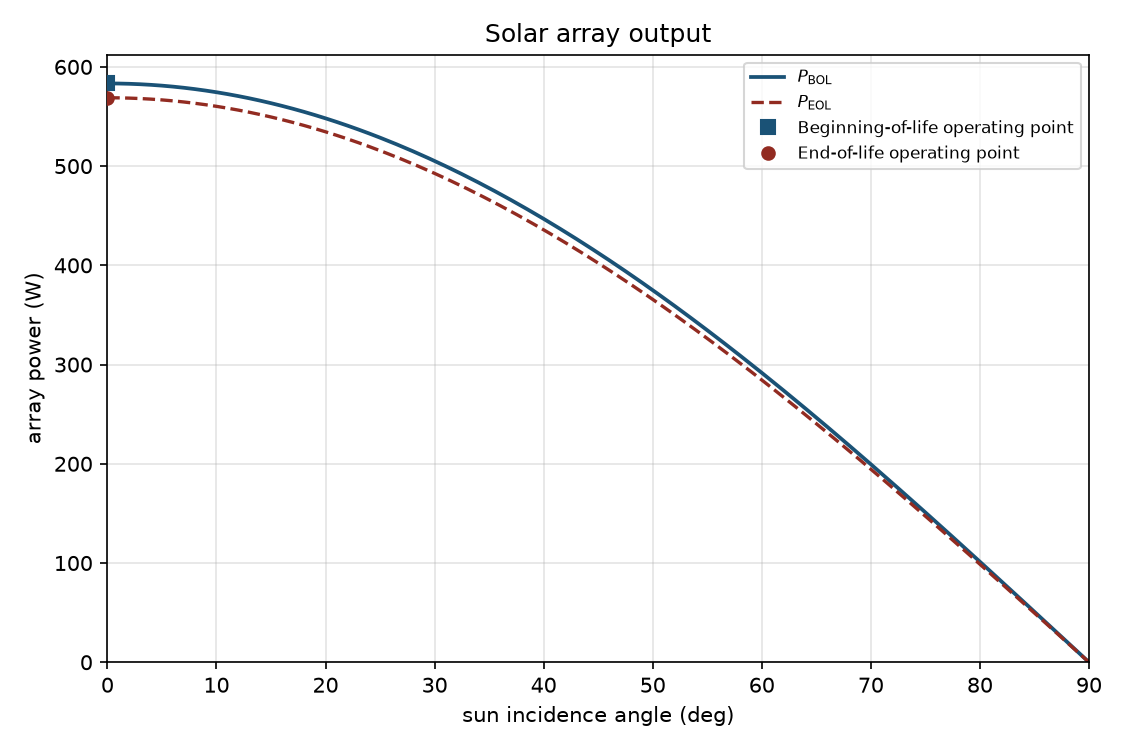

Recreate this plot in Python.
#!/usr/bin/env python3
"""Flat-plate spacecraft solar-array power (BOL, EOL, orbit average).

Ideal packed power is solar_array_ideal_power. Instantaneous BOL power is
solar_array_bol_power or solar_array_bol_power_from_specific. Life remaining
is solar_array_life_degradation. EOL is solar_array_eol_power. Orbit average
is solar_array_orbit_average_power with circular_orbit_eclipse_fraction when
orbit radius and beta are given. Cosine irradiance is
flat_plate_solar_irradiance.
"""

from __future__ import annotations

import argparse
import math
import sys
import tempfile
from dataclasses import dataclass
from pathlib import Path

CHECK_TOL = 1e-9
PLOT_TITLE = "Solar array output"
N_CURVE = 181
S_1AU = 1361.6
R0_EARTH = 6.378137e6
SKILL_DIR = Path(__file__).resolve().parent
ASSUMPTIONS = (
    "flat-plate solar array; cosine incidence only "
    "(flat_plate_solar_irradiance G = S*cos(theta); edge effects beyond "
    "about 40 deg from NASA SP-8074 are omitted); "
    "ideal packed power is solar_array_ideal_power P0 = S*A*eta*Fp; "
    "BOL power is solar_array_bol_power "
    "P_BOL = S*A*eta*Fp*Id*cos(theta), or "
    "solar_array_bol_power_from_specific when --specific-power replaces "
    "S*eta*Fp; "
    "life remaining is solar_array_life_degradation Ld = (1 - d)**L; "
    "EOL is solar_array_eol_power P_EOL = P_BOL*Ld; "
    "orbit average is solar_array_orbit_average_power "
    "P_avg = P*(1 - fe) with constant sunlit power and zero in eclipse; "
    "circular cylindrical-umbra eclipse fraction is "
    "circular_orbit_eclipse_fraction "
    "fe = acos(sqrt(1-(re/r)**2)/cos(beta))/pi when "
    "|beta| < asin(re/r), else fe = 0; "
    f"default 1 AU solar constant S = {S_1AU:g} W/m^2 (NASA GSFC / TSIS-1); "
    f"default planet radius R0 = {R0_EARTH:g} m (WGS 84 equatorial); "
    "no temperature, spectral, albedo, or penumbra model"
)


@dataclass(frozen=True)
class Solution:
    area: float
    solar_constant: float
    incidence: float
    packing: float
    inherent: float
    life_rate: float
    years: float
    life_factor: float
    power_source: str
    efficiency: float | None
    specific_power: float | None
    p0: float
    p_bol: float
    p_eol: float
    eclipse_fraction: float
    eclipse_source: str
    p_avg_bol: float
    p_avg_eol: float
    orbit_radius: float | None
    planet_radius: float | None
    beta: float | None
    irradiance: float


def print_kv(key: str, value: object) -> None:
    if isinstance(value, float):
        text = f"{value:.8g}"
    else:
        text = str(value)
    print(f"{key}: {text}")


def require_finite(name: str, value: float) -> None:
    if not math.isfinite(value):
        raise ValueError(f"{name} must be finite")


def require_positive(name: str, value: float) -> None:
    require_finite(name, value)
    if value <= 0.0:
        raise ValueError(f"{name} must be > 0")


def require_unit_interval(name: str, value: float) -> None:
    require_finite(name, value)
    if value <= 0.0 or value > 1.0:
        raise ValueError(f"{name} must be finite and in (0, 1]")


def cosine_factor(theta: float) -> float:
    """Non-negative cosine for a lit flat plate; dark when |theta| > pi/2."""
    require_finite("incidence angle", theta)
    factor = math.cos(theta)
    return factor if factor > 0.0 else 0.0


def flat_plate_solar_irradiance(solar_constant: float, theta: float) -> float:
    """flat_plate_solar_irradiance."""
    return solar_constant * cosine_factor(theta)


def solar_array_ideal_power(
    solar_constant: float, area: float, efficiency: float, packing: float
) -> float:
    """solar_array_ideal_power."""
    return solar_constant * area * efficiency * packing


def solar_array_bol_power(
    solar_constant: float,
    area: float,
    efficiency: float,
    packing: float,
    inherent: float,
    theta: float,
) -> float:
    """solar_array_bol_power."""
    return (
        solar_constant
        * area
        * efficiency
        * packing
        * inherent
        * cosine_factor(theta)
    )


def solar_array_bol_power_from_specific(
    specific_power: float, area: float, inherent: float, theta: float
) -> float:
    """solar_array_bol_power_from_specific."""
    return specific_power * area * inherent * cosine_factor(theta)


def solar_array_life_degradation(rate: float, years: float) -> float:
    """solar_array_life_degradation."""
    return (1.0 - rate) ** years


def solar_array_eol_power(bol_power: float, life_factor: float) -> float:
    """solar_array_eol_power."""
    return bol_power * life_factor


def solar_array_orbit_average_power(power: float, eclipse_fraction: float) -> float:
    """solar_array_orbit_average_power."""
    return power * (1.0 - eclipse_fraction)


def circular_orbit_eclipse_fraction(
    planet_radius: float, orbit_radius: float, beta: float
) -> float:
    """circular_orbit_eclipse_fraction when an eclipse exists; else 0."""
    require_positive("planet radius", planet_radius)
    require_positive("orbit radius", orbit_radius)
    require_finite("beta angle", beta)
    if orbit_radius <= planet_radius:
        raise ValueError("orbit radius must exceed the planet radius")
    ratio = planet_radius / orbit_radius
    beta_star = math.asin(ratio)
    if abs(beta) >= beta_star:
        return 0.0
    argument = math.sqrt(1.0 - ratio * ratio) / math.cos(beta)
    if argument > 1.0:
        argument = 1.0
    if argument < -1.0:
        argument = -1.0
    return math.acos(argument) / math.pi


def evaluate(
    area: float,
    solar_constant: float,
    theta: float,
    packing: float,
    inherent: float,
    life_rate: float,
    years: float,
    efficiency: float | None,
    specific_power: float | None,
    eclipse_fraction: float | None,
    orbit_radius: float | None,
    planet_radius: float | None,
    beta: float | None,
) -> Solution:
    require_positive("array area", area)
    require_positive("solar constant", solar_constant)
    require_unit_interval("packing factor", packing)
    require_unit_interval("inherent degradation", inherent)
    require_finite("life degradation rate", life_rate)
    if life_rate < 0.0 or life_rate >= 1.0:
        raise ValueError("life degradation rate must be in [0, 1)")
    require_finite("mission years", years)
    if years < 0.0:
        raise ValueError("mission years must be >= 0")

    if efficiency is not None and specific_power is not None:
        raise ValueError("pass --efficiency or --specific-power, not both")
    if efficiency is None and specific_power is None:
        raise ValueError("requires --efficiency or --specific-power")

    if efficiency is not None:
        require_unit_interval("cell efficiency", efficiency)
        power_source = "efficiency"
        p0 = solar_array_ideal_power(solar_constant, area, efficiency, packing)
        p_bol = solar_array_bol_power(
            solar_constant, area, efficiency, packing, inherent, theta
        )
        psa = None
    else:
        assert specific_power is not None
        require_positive("specific power", specific_power)
        if abs(packing - 1.0) > CHECK_TOL:
            raise ValueError(
                "--packing applies only with --efficiency; "
                "--specific-power already includes packing"
            )
        power_source = "specific_power"
        p0 = specific_power * area
        p_bol = solar_array_bol_power_from_specific(
            specific_power, area, inherent, theta
        )
        psa = specific_power
        efficiency = None

    life_factor = solar_array_life_degradation(life_rate, years)
    p_eol = solar_array_eol_power(p_bol, life_factor)

    if eclipse_fraction is not None and (
        orbit_radius is not None or beta is not None
    ):
        raise ValueError(
            "pass --eclipse-fraction, or orbit radius with --beta, not both"
        )

    if eclipse_fraction is not None:
        require_finite("eclipse fraction", eclipse_fraction)
        if eclipse_fraction < 0.0 or eclipse_fraction >= 1.0:
            raise ValueError("eclipse fraction must be in [0, 1)")
        fe = eclipse_fraction
        eclipse_source = "input"
        used_r = None
        used_re = None
        used_beta = None
    elif orbit_radius is not None or beta is not None:
        if orbit_radius is None or beta is None:
            raise ValueError("orbit eclipse path requires orbit radius and --beta")
        re = planet_radius if planet_radius is not None else R0_EARTH
        fe = circular_orbit_eclipse_fraction(re, orbit_radius, beta)
        eclipse_source = "orbit"
        used_r = orbit_radius
        used_re = re
        used_beta = beta
    else:
        fe = 0.0
        eclipse_source = "none"
        used_r = None
        used_re = None
        used_beta = None

    return Solution(
        area=area,
        solar_constant=solar_constant,
        incidence=theta,
        packing=packing,
        inherent=inherent,
        life_rate=life_rate,
        years=years,
        life_factor=life_factor,
        power_source=power_source,
        efficiency=efficiency,
        specific_power=psa,
        p0=p0,
        p_bol=p_bol,
        p_eol=p_eol,
        eclipse_fraction=fe,
        eclipse_source=eclipse_source,
        p_avg_bol=solar_array_orbit_average_power(p_bol, fe),
        p_avg_eol=solar_array_orbit_average_power(p_eol, fe),
        orbit_radius=used_r,
        planet_radius=used_re,
        beta=used_beta,
        irradiance=flat_plate_solar_irradiance(solar_constant, theta),
    )


def linspace(start: float, stop: float, count: int) -> list[float]:
    if count == 1:
        return [start]
    step = (stop - start) / (count - 1)
    return [start + step * i for i in range(count)]


def ensure_matplotlib():
    try:
        import matplotlib

        if "matplotlib.pyplot" not in sys.modules:
            matplotlib.use("Agg")
        import matplotlib.pyplot as plt
    except ImportError as exc:
        raise ValueError("matplotlib is required to plot solar array output") from exc
    return plt


def write_plot(result: Solution, out_path: Path) -> None:
    plt = ensure_matplotlib()
    angles = linspace(0.0, 0.5 * math.pi, N_CURVE)
    if result.power_source == "efficiency":
        assert result.efficiency is not None
        bol = [
            solar_array_bol_power(
                result.solar_constant,
                result.area,
                result.efficiency,
                result.packing,
                result.inherent,
                angle,
            )
            for angle in angles
        ]
    else:
        assert result.specific_power is not None
        bol = [
            solar_array_bol_power_from_specific(
                result.specific_power,
                result.area,
                result.inherent,
                angle,
            )
            for angle in angles
        ]
    eol = [solar_array_eol_power(power, result.life_factor) for power in bol]
    deg = [math.degrees(angle) for angle in angles]

    fig, ax = plt.subplots(1, 1, figsize=(7.5, 5.0))
    ax.plot(deg, bol, color="#1a5276", linewidth=1.8, label=r"$P_{\mathrm{BOL}}$")
    ax.plot(deg, eol, color="#922b21", linewidth=1.6, linestyle="--", label=r"$P_{\mathrm{EOL}}$")
    ax.plot(
        math.degrees(result.incidence),
        result.p_bol,
        "s",
        color="#1a5276",
        markersize=7,
        zorder=5,
        label="Beginning-of-life operating point",
    )
    ax.plot(
        math.degrees(result.incidence),
        result.p_eol,
        "o",
        color="#922b21",
        markersize=6,
        zorder=5,
        label="End-of-life operating point",
    )
    ax.set_xlabel("sun incidence angle (deg)")
    ax.set_ylabel("array power (W)")
    ax.set_title(PLOT_TITLE)
    ax.grid(True, alpha=0.35)
    ax.legend(loc="best", fontsize=8)
    ax.set_xlim(0.0, 90.0)
    ax.set_ylim(bottom=0.0)
    fig.tight_layout()
    out_path.parent.mkdir(parents=True, exist_ok=True)
    try:
        fig.savefig(out_path, dpi=150)
    except OSError as exc:
        plt.close(fig)
        raise ValueError(f"could not write the plot: {exc}") from exc
    plt.close(fig)


def emit(result: Solution, graph: Path | None) -> None:
    print_kv("title", PLOT_TITLE)
    print_kv("assumptions", ASSUMPTIONS)
    print_kv("power_source", result.power_source)
    print_kv("A_m2", result.area)
    print_kv("S_W_m2", result.solar_constant)
    print_kv("theta_rad", result.incidence)
    print_kv("theta_deg", math.degrees(result.incidence))
    print_kv("G_W_m2", result.irradiance)
    print_kv("Fp", result.packing)
    print_kv("Id", result.inherent)
    if result.efficiency is not None:
        print_kv("eta", result.efficiency)
    if result.specific_power is not None:
        print_kv("psa_W_m2", result.specific_power)
    print_kv("P0_W", result.p0)
    print_kv("P_BOL_W", result.p_bol)
    print_kv("d_per_year", result.life_rate)
    print_kv("L_year", result.years)
    print_kv("Ld", result.life_factor)
    print_kv("P_EOL_W", result.p_eol)
    print_kv("eclipse_source", result.eclipse_source)
    print_kv("fe", result.eclipse_fraction)
    if result.orbit_radius is not None:
        print_kv("r_m", result.orbit_radius)
        print_kv("re_m", result.planet_radius)
        print_kv("beta_rad", result.beta)
        print_kv("beta_deg", math.degrees(float(result.beta)))
    print_kv("P_avg_BOL_W", result.p_avg_bol)
    print_kv("P_avg_EOL_W", result.p_avg_eol)
    if result.eclipse_source == "none":
        print_kv(
            "warning",
            "eclipse fraction was not supplied; orbit-average power equals "
            "instantaneous sunlit power (fe = 0)",
        )
    if graph is not None:
        print_kv("graph", str(graph))


def fail(message: str) -> int:
    print(f"CHECK FAIL: {message}", file=sys.stderr)
    return 1


def close(actual: float, expected: float, tol: float = CHECK_TOL) -> bool:
    scale = max(abs(expected), 1.0)
    return abs(actual - expected) <= tol * scale


def capture(argv: list[str]) -> tuple[int, str, str]:
    from io import StringIO

    out = StringIO()
    err = StringIO()
    old_out, old_err = sys.stdout, sys.stderr
    sys.stdout, sys.stderr = out, err
    try:
        code = main(argv)
    finally:
        sys.stdout, sys.stderr = old_out, old_err
    return code, out.getvalue(), err.getvalue()


def run_check() -> int:
    if not close(flat_plate_solar_irradiance(1000.0, math.pi / 3.0), 500.0):
        return fail("cosine irradiance at 60 deg")
    if not close(solar_array_ideal_power(1000.0, 2.0, 0.5, 0.8), 800.0):
        return fail("ideal packed power")
    if not close(
        solar_array_bol_power(1000.0, 1.0, 1.0, 1.0, 1.0, math.pi / 3.0), 500.0
    ):
        return fail("BOL cosine power")
    if not close(solar_array_life_degradation(0.0, 10.0), 1.0):
        return fail("zero degradation life factor")
    if not close(solar_array_life_degradation(0.005, 5.0), 0.995**5):
        return fail("compound life degradation")
    if not close(solar_array_eol_power(1000.0, 0.9), 900.0):
        return fail("EOL power")
    if not close(solar_array_orbit_average_power(100.0, 0.35), 65.0):
        return fail("orbit-average power")

    # Unit geometry: re=3, r=5, beta=0 => fe = acos(0.8)/pi
    fe = circular_orbit_eclipse_fraction(3.0, 5.0, 0.0)
    if not close(fe, math.acos(0.8) / math.pi):
        return fail("eclipse fraction unit case")
    if not close(circular_orbit_eclipse_fraction(3.0, 5.0, math.asin(3.0 / 5.0)), 0.0):
        return fail("critical beta did not clear eclipse")

    with tempfile.TemporaryDirectory() as folder:
        png = Path(folder) / "solar.png"
        code, text, err = capture(
            [
                "--area",
                "1",
                "--efficiency",
                "0.3",
                "--incidence",
                "0",
                "--packing",
                "0.85",
                "--inherent",
                "0.9",
                "--life-degradation",
                "0.005",
                "--years",
                "5",
                "--out",
                str(png),
            ]
        )
        if code != 0:
            return fail(f"efficiency run failed: {err}")
        if "P_BOL_W:" not in text or "P_EOL_W:" not in text:
            return fail("efficiency run omitted BOL/EOL")
        if "P_avg_EOL_W:" not in text:
            return fail("efficiency run omitted orbit-average EOL")
        if "eclipse_source: none" not in text:
            return fail("default eclipse source was not none")
        if "graph:" not in text:
            return fail("efficiency run with --out omitted graph")
        if not png.is_file() or not png.read_bytes().startswith(b"\x89PNG"):
            return fail("efficiency run did not write a PNG")

        code, text, err = capture(
            [
                "--area",
                "2",
                "--specific-power",
                "300",
                "--incidence",
                str(math.pi / 3.0),
                "--inherent",
                "1",
                "--eclipse-fraction",
                "0.35",
            ]
        )
        if code != 0:
            return fail(f"specific-power run failed: {err}")
        if "power_source: specific_power" not in text:
            return fail("specific-power path not marked")
        if "fe: 0.35" not in text:
            return fail("eclipse fraction input not printed")
        # 300*2*1*0.5*(1-0.35) = 195
        if "P_avg_BOL_W: 195" not in text:
            return fail("specific-power orbit average was not 195")
        if "graph:" in text:
            return fail("run without --out still printed graph")

        code, text, err = capture(
            [
                "--area",
                "1",
                "--efficiency",
                "0.28",
                "--incidence",
                "0",
                "--a",
                str(R0_EARTH + 400000.0),
                "--beta",
                "0",
            ]
        )
        if code != 0:
            return fail(f"orbit eclipse run failed: {err}")
        if "eclipse_source: orbit" not in text:
            return fail("orbit path did not mark eclipse_source")
        if "fe:" not in text:
            return fail("orbit path omitted fe")

        code, _text, err = capture(
            ["--area", "1", "--efficiency", "0.3", "--specific-power", "300", "--incidence", "0"]
        )
        if code == 0:
            return fail("accepted both efficiency and specific power")

        code, _text, err = capture(
            [
                "--area",
                "1",
                "--efficiency",
                "0.3",
                "--incidence",
                "0",
                "--eclipse-fraction",
                "0.2",
                "--a",
                "7000000",
                "--beta",
                "0",
            ]
        )
        if code == 0:
            return fail("accepted eclipse fraction with orbit inputs")

    print("check: pass")
    print_kv("unit_fe", fe)
    return 0


def parse_args(argv: list[str] | None = None) -> argparse.Namespace:
    parser = argparse.ArgumentParser(
        description=(
            "Flat-plate solar-array instantaneous BOL/EOL power and "
            "orbit-average power, with optional cosine-law PNG."
        )
    )
    parser.add_argument("--area", type=float, default=None, help="array substrate area A [m^2]")
    parser.add_argument(
        "--efficiency",
        type=float,
        default=None,
        help="cell conversion efficiency eta (0, 1]",
    )
    parser.add_argument(
        "--specific-power",
        type=float,
        default=None,
        help="BOL specific power before inherent degradation [W/m^2]",
    )
    parser.add_argument(
        "--solar-constant",
        type=float,
        default=S_1AU,
        help=f"solar irradiance at the orbit, normal to the Sun [W/m^2]; default {S_1AU:g}",
    )
    parser.add_argument(
        "--incidence",
        type=float,
        default=None,
        help="sun incidence angle from the plate normal [rad]",
    )
    parser.add_argument(
        "--packing",
        type=float,
        default=1.0,
        help="packing factor Fp in (0, 1]; default 1",
    )
    parser.add_argument(
        "--inherent",
        type=float,
        default=1.0,
        help="inherent degradation Id in (0, 1]; default 1",
    )
    parser.add_argument(
        "--life-degradation",
        type=float,
        default=0.0,
        help="fractional degradation per year d in [0, 1); default 0",
    )
    parser.add_argument(
        "--years",
        type=float,
        default=0.0,
        help="mission life L [year]; default 0",
    )
    parser.add_argument(
        "--eclipse-fraction",
        type=float,
        default=None,
        help="eclipse time fraction fe in [0, 1)",
    )
    parser.add_argument(
        "--a",
        type=float,
        default=None,
        help="circular-orbit radius from planet center [m] (from OrbitalParameters)",
    )
    parser.add_argument(
        "--alt",
        type=float,
        default=None,
        help="circular-orbit geometric altitude [m]; orbit radius is R0 + alt",
    )
    parser.add_argument(
        "--R0",
        type=float,
        default=None,
        help=f"planet radius [m]; default Earth WGS 84 {R0_EARTH:g}",
    )
    parser.add_argument(
        "--beta",
        type=float,
        default=None,
        help="orbit beta angle [rad] for cylindrical-umbra eclipse fraction",
    )
    parser.add_argument(
        "--out",
        type=Path,
        default=None,
        help="optional PNG path for power versus sun incidence angle",
    )
    parser.add_argument("--check", action="store_true", help="run built-in consistency checks")
    return parser.parse_args(argv)


def resolve_orbit_radius(args: argparse.Namespace) -> float | None:
    if args.a is not None and args.alt is not None:
        raise ValueError("pass --a or --alt, not both")
    if args.a is not None:
        require_positive("--a", args.a)
        return float(args.a)
    if args.alt is not None:
        require_finite("--alt", args.alt)
        if args.alt < 0.0:
            raise ValueError("--alt must be >= 0")
        re = float(args.R0) if args.R0 is not None else R0_EARTH
        require_positive("planet radius", re)
        return re + float(args.alt)
    return None


def run(args: argparse.Namespace) -> int:
    if args.area is None:
        raise ValueError("--area is required")
    if args.incidence is None:
        raise ValueError("--incidence is required")
    orbit_radius = resolve_orbit_radius(args)
    planet_radius = float(args.R0) if args.R0 is not None else None
    if planet_radius is not None:
        require_positive("--R0", planet_radius)
    result = evaluate(
        area=float(args.area),
        solar_constant=float(args.solar_constant),
        theta=float(args.incidence),
        packing=float(args.packing),
        inherent=float(args.inherent),
        life_rate=float(args.life_degradation),
        years=float(args.years),
        efficiency=args.efficiency,
        specific_power=args.specific_power,
        eclipse_fraction=args.eclipse_fraction,
        orbit_radius=orbit_radius,
        planet_radius=planet_radius,
        beta=args.beta,
    )
    path: Path | None = None
    if args.out is not None:
        path = Path(args.out).resolve()
        write_plot(result, path)
    emit(result, path)
    return 0


def main(argv: list[str] | None = None) -> int:
    args = parse_args(argv)
    if args.check:
        return run_check()
    try:
        return run(args)
    except ValueError as exc:
        print(f"error: {exc}", file=sys.stderr)
        return 2


if __name__ == "__main__":
    sys.exit(main())
